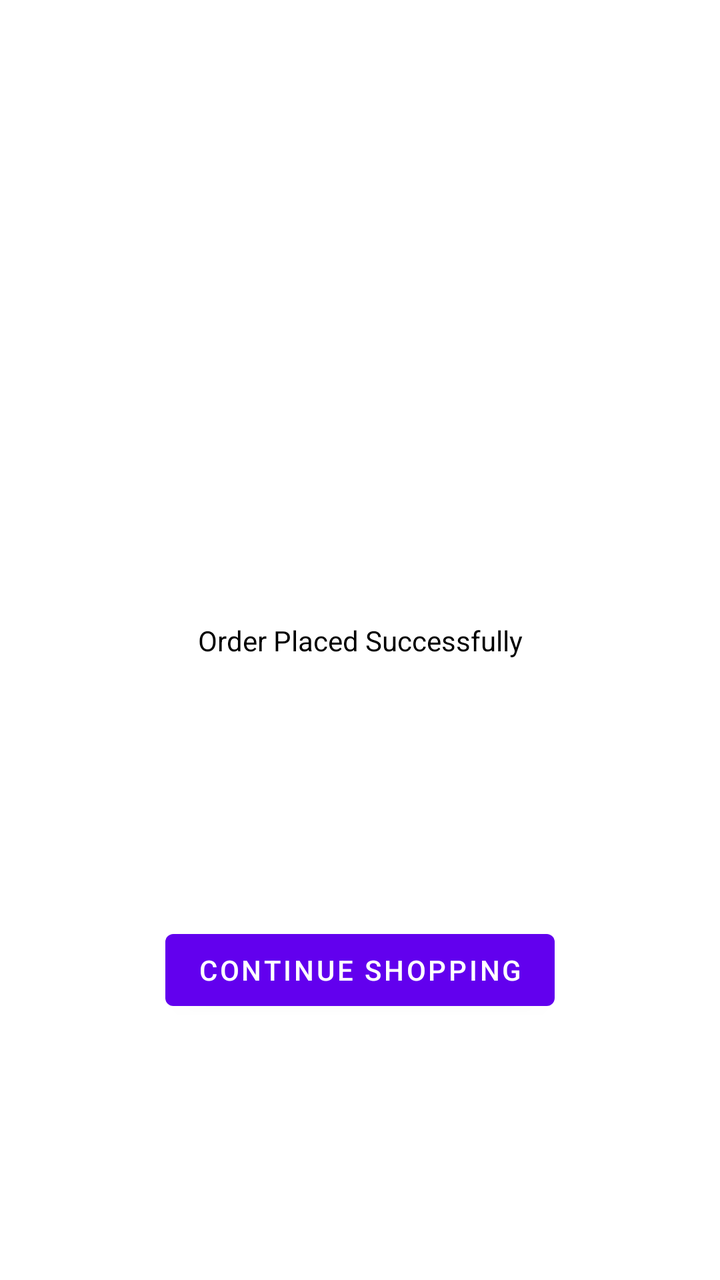
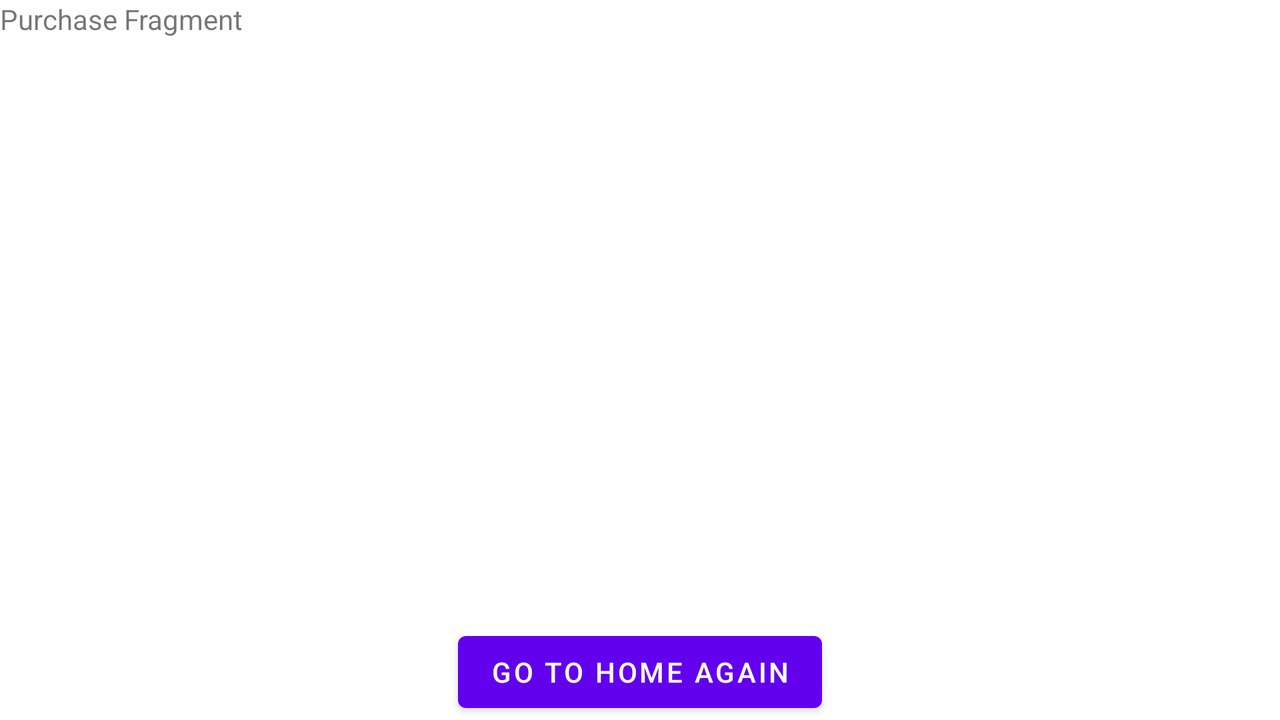

One screen, two layout resources from the same app: the default and the repository's alternative for another configuration. Each is rendered where Android would select it; the XML of both is given below.
<!-- AndroidManifest.xml: application theme Theme.InfyStore -->
<!-- res/layout/fragment_purchase.xml -->
<?xml version="1.0" encoding="utf-8"?>
<androidx.constraintlayout.widget.ConstraintLayout xmlns:android="http://schemas.android.com/apk/res/android"
    xmlns:tools="http://schemas.android.com/tools"
    android:layout_width="match_parent"
    android:layout_height="match_parent"
    xmlns:app="http://schemas.android.com/apk/res-auto"
    tools:context=".ui.home.PurchaseFragment">

    
    <TextView
        android:id="@+id/tvTitle"
        android:layout_width="wrap_content"
        android:layout_height="wrap_content"
        app:layout_constraintStart_toStartOf="parent"
        app:layout_constraintEnd_toEndOf="parent"
        app:layout_constraintTop_toTopOf="parent"
        app:layout_constraintBottom_toBottomOf="parent"
        android:textSize="@dimen/_18sdp"
        android:textColor="@color/black"
        android:text="Order Placed Successfully" />


    <Button
        android:id="@+id/btnGoToHomeAgain"
        android:layout_width="wrap_content"
        android:layout_height="wrap_content"
        app:layout_constraintTop_toBottomOf="@id/tvTitle"
        app:layout_constraintBottom_toBottomOf="parent"
        app:layout_constraintStart_toStartOf="parent"
        app:layout_constraintEnd_toEndOf="parent"
        android:text="@string/continue_shopping"/>

</androidx.constraintlayout.widget.ConstraintLayout>
<!-- resources referenced by this layout -->
<resources>
  <color name="black">#FF000000</color>
  <string name="continue_shopping">Continue Shopping</string>
  <style name="Theme.InfyStore" parent="Theme.MaterialComponents.DayNight.DarkActionBar">
          
          <item name="colorPrimary">@color/purple_500</item>
          <item name="colorPrimaryVariant">@color/purple_700</item>
          <item name="colorOnPrimary">@color/white</item>
          
          <item name="colorSecondary">@color/teal_200</item>
          <item name="colorSecondaryVariant">@color/teal_700</item>
          <item name="colorOnSecondary">@color/black</item>
          
          <item name="android:statusBarColor" tools:targetApi="l">?attr/colorPrimaryVariant</item>
          
      </style>
  <color name="purple_500">#FF6200EE</color>
  <color name="purple_700">#FF3700B3</color>
  <color name="white">#FFFFFFFF</color>
  <color name="teal_200">#FF03DAC5</color>
  <color name="teal_700">#FF018786</color>
</resources>
<!-- res/layout-land/fragment_purchase.xml (the repository's variant of the layout above) -->
<!-- drawn on the phone turned sideways -->
<?xml version="1.0" encoding="utf-8"?>
<androidx.constraintlayout.widget.ConstraintLayout xmlns:android="http://schemas.android.com/apk/res/android"
    xmlns:tools="http://schemas.android.com/tools"
    android:layout_width="match_parent"
    android:layout_height="match_parent"
    xmlns:app="http://schemas.android.com/apk/res-auto"
    tools:context=".ui.home.PurchaseFragment">

    
    <TextView
        android:layout_width="match_parent"
        android:layout_height="match_parent"
        android:text="Purchase Fragment" />


    <Button
        android:id="@+id/btnGoToHomeAgain"
        android:layout_width="wrap_content"
        android:layout_height="wrap_content"
        app:layout_constraintBottom_toBottomOf="parent"
        app:layout_constraintStart_toStartOf="parent"
        app:layout_constraintEnd_toEndOf="parent"
        android:text="Go to Home again"/>

</androidx.constraintlayout.widget.ConstraintLayout>
<!-- resources referenced by the variant -->
<!-- as the phone turned sideways resolves them -->
<resources>
  <style name="Theme.InfyStore" parent="Theme.MaterialComponents.DayNight.DarkActionBar">
          
          <item name="colorPrimary">@color/purple_500</item>
          <item name="colorPrimaryVariant">@color/purple_700</item>
          <item name="colorOnPrimary">@color/white</item>
          
          <item name="colorSecondary">@color/teal_200</item>
          <item name="colorSecondaryVariant">@color/teal_700</item>
          <item name="colorOnSecondary">@color/black</item>
          
          <item name="android:statusBarColor" tools:targetApi="l">?attr/colorPrimaryVariant</item>
          
      </style>
  <color name="purple_500">#FF6200EE</color>
  <color name="purple_700">#FF3700B3</color>
  <color name="white">#FFFFFFFF</color>
  <color name="teal_200">#FF03DAC5</color>
  <color name="teal_700">#FF018786</color>
  <color name="black">#FF000000</color>
</resources>
